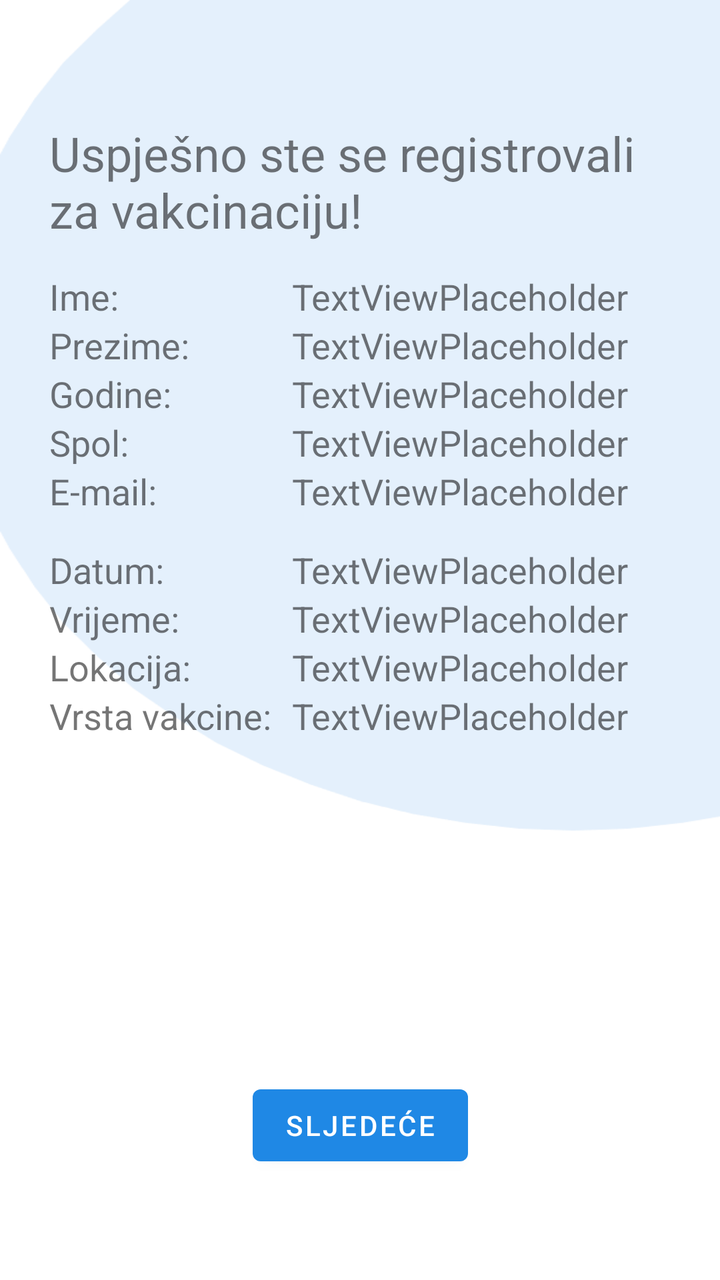
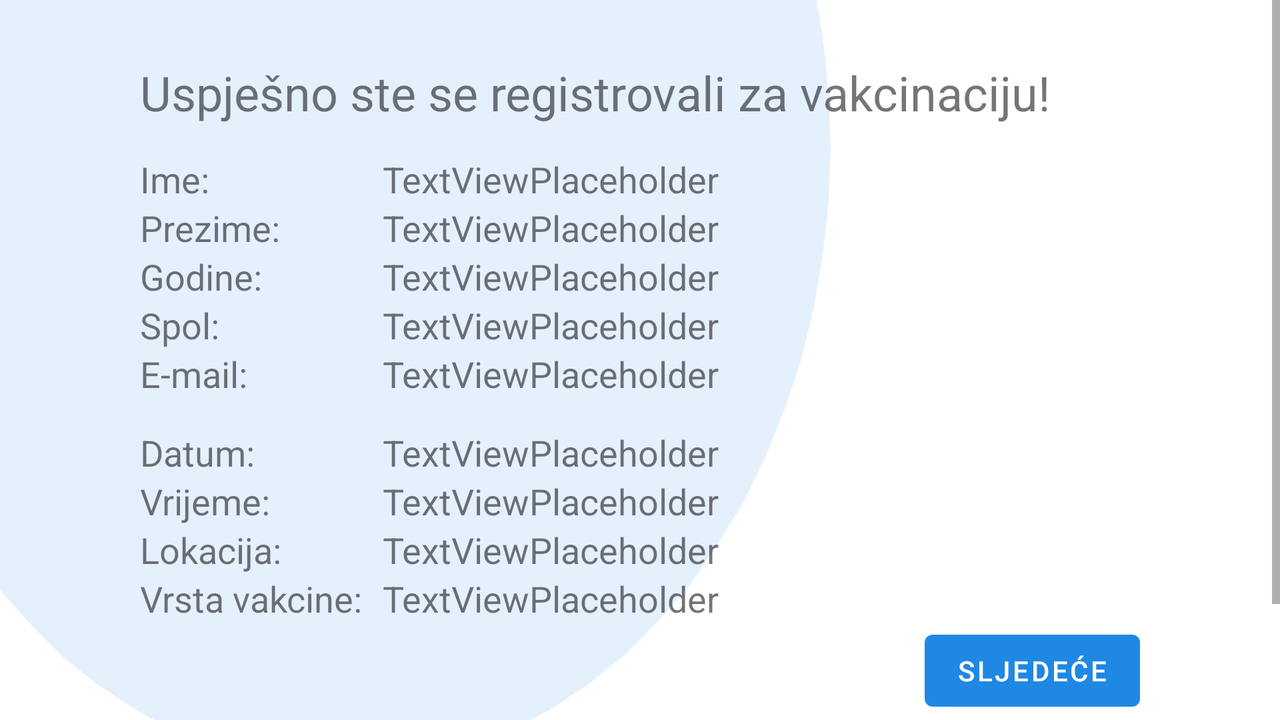

Compare how this app lays out the same screen by default and in its alternative resource folder. The renders come first, then the two layout files and the values they reference.
<!-- AndroidManifest.xml: application theme Theme.CovApp -->
<!-- res/layout/fragment_summary.xml -->
<?xml version="1.0" encoding="utf-8"?>
<androidx.constraintlayout.widget.ConstraintLayout xmlns:android="http://schemas.android.com/apk/res/android"
    xmlns:app="http://schemas.android.com/apk/res-auto"
    xmlns:tools="http://schemas.android.com/tools"
    android:layout_width="match_parent"
    android:layout_height="match_parent"
    android:background="@drawable/background_img"

    android:paddingTop="60dp"
    tools:context=".ui.registration.SummaryFragment">


    <Button
        android:id="@+id/btn_toHome"
        android:layout_width="wrap_content"
        android:layout_height="wrap_content"
        android:text="@string/next"
        app:layout_constraintBottom_toBottomOf="parent"
        app:layout_constraintEnd_toEndOf="parent"
        app:layout_constraintStart_toStartOf="parent"
        app:layout_constraintTop_toTopOf="parent"
        app:layout_constraintVertical_bias="0.9">

    </Button>

    <LinearLayout
        android:layout_width="wrap_content"
        android:layout_height="wrap_content"
        android:orientation="vertical"
        app:layout_constraintBottom_toTopOf="@+id/btn_toHome"
        app:layout_constraintEnd_toEndOf="parent"
        app:layout_constraintHorizontal_bias="0.493"
        app:layout_constraintStart_toStartOf="parent"
        app:layout_constraintTop_toTopOf="parent"
        app:layout_constraintVertical_bias="0.007">

        <TextView
            android:id="@+id/textView18"
            android:layout_width="310sp"
            android:layout_height="wrap_content"
            android:layout_marginBottom="15sp"
            android:text="@string/overview_text"
            android:textSize="24sp" />

        <TableLayout
            android:layout_width="match_parent"
            android:layout_height="340dp"
            android:shrinkColumns="1">

            <TableRow
                android:layout_width="match_parent"
                android:layout_height="match_parent">

                <TextView
                    android:id="@+id/textView19"
                    android:layout_width="wrap_content"
                    android:layout_height="wrap_content"
                    android:text="@string/overview_name"
                    android:textSize="18sp" />

                <TextView
                    android:id="@+id/summary_name"
                    android:layout_width="wrap_content"
                    android:layout_height="wrap_content"
                    android:layout_marginStart="10dp"
                    android:layout_marginLeft="10dp"
                    android:text="TextViewPlaceholder"
                    android:textSize="18sp" />
            </TableRow>

            <TableRow
                android:layout_width="match_parent"
                android:layout_height="match_parent">

                <TextView
                    android:id="@+id/textView21"
                    android:layout_width="wrap_content"
                    android:layout_height="wrap_content"
                    android:text="@string/overview_lastname"
                    android:textSize="18sp" />

                <TextView
                    android:id="@+id/summary_last_name"
                    android:layout_width="wrap_content"
                    android:layout_height="wrap_content"
                    android:layout_marginLeft="10dp"
                    android:text="TextViewPlaceholder"
                    android:textSize="18sp" />

            </TableRow>

            <TableRow
                android:layout_width="match_parent"
                android:layout_height="match_parent">

                <TextView
                    android:id="@+id/textView26"
                    android:layout_width="wrap_content"
                    android:layout_height="wrap_content"
                    android:text="@string/overview_age"
                    android:textSize="18sp" />

                <TextView
                    android:id="@+id/summary_age"
                    android:layout_width="wrap_content"
                    android:layout_height="wrap_content"
                    android:layout_marginLeft="10dp"

                    android:text="TextViewPlaceholder"
                    android:textSize="18sp" />
            </TableRow>

            <TableRow
                android:layout_width="match_parent"
                android:layout_height="match_parent">

                <TextView
                    android:id="@+id/textView28"
                    android:layout_width="wrap_content"
                    android:layout_height="wrap_content"
                    android:text="@string/overview_gender"
                    android:textSize="18sp" />

                <TextView
                    android:id="@+id/summary_gender"
                    android:layout_width="wrap_content"
                    android:layout_height="wrap_content"
                    android:layout_marginLeft="10dp"
                    android:text="TextViewPlaceholder"

                    android:textSize="18sp" />
            </TableRow>

            <TableRow
                android:layout_width="match_parent"
                android:layout_height="match_parent"
                android:layout_marginBottom="15sp">

                <TextView
                    android:id="@+id/textView29"
                    android:layout_width="wrap_content"
                    android:layout_height="wrap_content"
                    android:text="@string/overview_email"
                    android:textSize="18sp" />

                <TextView
                    android:id="@+id/summary_email"
                    android:layout_width="wrap_content"
                    android:layout_height="wrap_content"
                    android:layout_marginLeft="10dp"
                    android:text="TextViewPlaceholder"

                    android:textSize="18sp" />
            </TableRow>

            <TableRow
                android:layout_width="match_parent"
                android:layout_height="match_parent">

                <TextView
                    android:id="@+id/textView32"
                    android:layout_width="wrap_content"
                    android:layout_height="wrap_content"
                    android:text="@string/overview_date"
                    android:textSize="18sp" />

                <TextView
                    android:id="@+id/summary_date"
                    android:layout_width="wrap_content"
                    android:layout_height="wrap_content"
                    android:layout_marginLeft="10dp"
                    android:text="TextViewPlaceholder"

                    android:textSize="18sp" />
            </TableRow>

            <TableRow
                android:layout_width="match_parent"
                android:layout_height="match_parent">

                <TextView
                    android:id="@+id/textView34"
                    android:layout_width="wrap_content"
                    android:layout_height="wrap_content"
                    android:text="@string/overview_time"
                    android:textSize="18sp" />

                <TextView
                    android:id="@+id/summary_time"
                    android:layout_width="wrap_content"
                    android:layout_height="wrap_content"
                    android:layout_marginLeft="10dp"
                    android:text="TextViewPlaceholder"

                    android:textSize="18sp" />
            </TableRow>

            <TableRow
                android:layout_width="match_parent"
                android:layout_height="match_parent">

                <TextView
                    android:id="@+id/textView36"
                    android:layout_width="wrap_content"
                    android:layout_height="wrap_content"
                    android:text="@string/overview_location"
                    android:textSize="18sp" />

                <TextView
                    android:id="@+id/summary_location"
                    android:layout_width="wrap_content"
                    android:layout_height="wrap_content"
                    android:layout_marginLeft="10dp"
                    android:text="TextViewPlaceholder"

                    android:textSize="18sp" />
            </TableRow>

            <TableRow
                android:layout_width="match_parent"
                android:layout_height="match_parent">

                <TextView
                    android:id="@+id/textView38"
                    android:layout_width="wrap_content"
                    android:layout_height="wrap_content"
                    android:text="@string/overview_vaccine"
                    android:textSize="18sp" />

                <TextView
                    android:id="@+id/summary_vaccine"
                    android:layout_width="wrap_content"
                    android:layout_height="wrap_content"
                    android:layout_marginLeft="10dp"
                    android:text="TextViewPlaceholder"

                    android:textSize="18sp" />
            </TableRow>
        </TableLayout>
    </LinearLayout>

</androidx.constraintlayout.widget.ConstraintLayout>
<!-- resources referenced by this layout -->
<resources>
  <!-- drawable background_img (drawable-v24) -->
  <?xml version="1.0" encoding="utf-8"?>
  <bitmap xmlns:android="http://schemas.android.com/apk/res/android"
      android:src="@drawable/background"
      android:tileMode="disabled"
      android:dither="true">
  
  </bitmap>
  <string name="next">Sljedeće</string>
  <string name="overview_age">Godine:</string>
  <string name="overview_date">Datum: </string>
  <string name="overview_email">"E-mail: "</string>
  <string name="overview_gender">Spol: </string>
  <string name="overview_lastname">Prezime: </string>
  <string name="overview_location">Lokacija:</string>
  <string name="overview_name">Ime: </string>
  <string name="overview_text">Uspješno ste se registrovali za vakcinaciju!</string>
  <string name="overview_time">Vrijeme: </string>
  <string name="overview_vaccine">Vrsta vakcine: </string>
  <style name="Theme.CovApp" parent="Theme.MaterialComponents.DayNight.DarkActionBar">
          
          <item name="colorPrimary">@color/blue_lighter</item>
          <item name="colorPrimaryVariant">@color/blue_darker</item>
          <item name="colorOnPrimary">@color/white</item>
          
          <item name="colorSecondary">@color/teal_200</item>
          <item name="colorSecondaryVariant">@color/teal_700</item>
          <item name="colorOnSecondary">@color/black</item>
          
          <item name="android:statusBarColor" tools:targetApi="l">?attr/colorPrimaryVariant</item>
          
      </style>
  <!-- drawable background: png bitmap (drawable-v24, 7613 bytes) -->
  <color name="blue_lighter">#1f88e5</color>
  <color name="blue_darker">#1665c0</color>
  <color name="white">#FFFFFFFF</color>
  <color name="teal_200">#FF03DAC5</color>
  <color name="teal_700">#FF018786</color>
  <color name="black">#FF000000</color>
</resources>
<!-- res/layout-land/fragment_summary.xml (the repository's variant of the layout above) -->
<!-- drawn on the phone turned sideways -->
<?xml version="1.0" encoding="utf-8"?>
<androidx.constraintlayout.widget.ConstraintLayout xmlns:android="http://schemas.android.com/apk/res/android"
    xmlns:app="http://schemas.android.com/apk/res-auto"
    xmlns:tools="http://schemas.android.com/tools"
    android:layout_width="match_parent"
    android:layout_height="match_parent"
    android:background="@drawable/background_img_r"

    tools:context=".ui.registration.SummaryFragment">


    <ScrollView
        android:layout_width="match_parent"
        android:layout_height="match_parent"
        app:layout_constraintBottom_toBottomOf="parent"
        app:layout_constraintTop_toTopOf="parent"
        tools:layout_editor_absoluteX="1dp">

        <LinearLayout
            android:layout_width="match_parent"
            android:layout_height="match_parent"
            android:layout_marginTop="30sp"
            android:gravity="center_horizontal"
            android:orientation="vertical">

            <LinearLayout
                android:layout_width="500dp"
                android:layout_height="369dp"
                android:layout_marginBottom="30sp"
                android:gravity="end"
                android:orientation="vertical">

                <LinearLayout
                    android:layout_width="match_parent"
                    android:layout_height="wrap_content"
                    android:orientation="vertical">

                    <TextView
                        android:id="@+id/textView18"
                        android:layout_width="match_parent"
                        android:layout_height="wrap_content"
                        android:layout_marginBottom="15sp"
                        android:text="@string/overview_text"
                        android:textSize="24sp" />

                    <LinearLayout
                        android:layout_width="wrap_content"
                        android:layout_height="wrap_content"
                        android:orientation="horizontal">

                        <TableLayout
                            android:layout_width="510dp"
                            android:layout_height="wrap_content">

                            <TableRow
                                android:layout_width="486dp"
                                android:layout_height="match_parent">

                                <TextView
                                    android:id="@+id/textView19"
                                    android:layout_width="wrap_content"
                                    android:layout_height="wrap_content"
                                    android:text="@string/overview_name"
                                    android:textSize="18sp" />

                                <TextView
                                    android:id="@+id/summary_name"
                                    android:layout_width="wrap_content"
                                    android:layout_height="wrap_content"
                                    android:layout_marginStart="10dp"
                                    android:layout_marginLeft="10dp"
                                    android:text="TextViewPlaceholder"
                                    android:textSize="18sp" />
                            </TableRow>

                            <TableRow
                                android:layout_width="match_parent"
                                android:layout_height="match_parent">

                                <TextView
                                    android:id="@+id/textView21"
                                    android:layout_width="wrap_content"
                                    android:layout_height="wrap_content"
                                    android:text="@string/overview_lastname"
                                    android:textSize="18sp" />

                                <TextView
                                    android:id="@+id/summary_last_name"
                                    android:layout_width="wrap_content"
                                    android:layout_height="wrap_content"
                                    android:layout_marginLeft="10dp"
                                    android:text="TextViewPlaceholder"
                                    android:textSize="18sp" />

                            </TableRow>

                            <TableRow
                                android:layout_width="match_parent"
                                android:layout_height="match_parent">

                                <TextView
                                    android:id="@+id/textView26"
                                    android:layout_width="wrap_content"
                                    android:layout_height="wrap_content"
                                    android:text="@string/overview_age"
                                    android:textSize="18sp" />

                                <TextView
                                    android:id="@+id/summary_age"
                                    android:layout_width="wrap_content"
                                    android:layout_height="wrap_content"
                                    android:layout_marginLeft="10dp"

                                    android:text="TextViewPlaceholder"
                                    android:textSize="18sp" />
                            </TableRow>

                            <TableRow
                                android:layout_width="match_parent"
                                android:layout_height="match_parent">

                                <TextView
                                    android:id="@+id/textView28"
                                    android:layout_width="wrap_content"
                                    android:layout_height="wrap_content"
                                    android:text="@string/overview_gender"
                                    android:textSize="18sp" />

                                <TextView
                                    android:id="@+id/summary_gender"
                                    android:layout_width="wrap_content"
                                    android:layout_height="wrap_content"
                                    android:layout_marginLeft="10dp"
                                    android:text="TextViewPlaceholder"

                                    android:textSize="18sp" />
                            </TableRow>

                            <TableRow
                                android:layout_width="match_parent"
                                android:layout_height="match_parent"
                                android:layout_marginBottom="15sp">

                                <TextView
                                    android:id="@+id/textView29"
                                    android:layout_width="wrap_content"
                                    android:layout_height="wrap_content"
                                    android:text="@string/overview_email"
                                    android:textSize="18sp" />

                                <TextView
                                    android:id="@+id/summary_email"
                                    android:layout_width="wrap_content"
                                    android:layout_height="wrap_content"
                                    android:layout_marginLeft="10dp"
                                    android:text="TextViewPlaceholder"

                                    android:textSize="18sp" />
                            </TableRow>

                            <TableRow
                                android:layout_width="match_parent"
                                android:layout_height="match_parent">

                                <TextView
                                    android:id="@+id/textView32"
                                    android:layout_width="wrap_content"
                                    android:layout_height="wrap_content"
                                    android:text="@string/overview_date"
                                    android:textSize="18sp" />

                                <TextView
                                    android:id="@+id/summary_date"
                                    android:layout_width="373dp"
                                    android:layout_height="wrap_content"
                                    android:layout_marginLeft="10dp"
                                    android:text="TextViewPlaceholder"

                                    android:textSize="18sp" />
                            </TableRow>

                            <TableRow
                                android:layout_width="492dp"
                                android:layout_height="match_parent">

                                <TextView
                                    android:id="@+id/textView34"
                                    android:layout_width="wrap_content"
                                    android:layout_height="wrap_content"
                                    android:text="@string/overview_time"
                                    android:textSize="18sp" />

                                <TextView
                                    android:id="@+id/summary_time"
                                    android:layout_width="wrap_content"
                                    android:layout_height="wrap_content"
                                    android:layout_marginLeft="10dp"
                                    android:text="TextViewPlaceholder"

                                    android:textSize="18sp" />
                            </TableRow>

                            <TableRow
                                android:layout_width="match_parent"
                                android:layout_height="match_parent">

                                <TextView
                                    android:id="@+id/textView36"
                                    android:layout_width="wrap_content"
                                    android:layout_height="wrap_content"
                                    android:text="@string/overview_location"
                                    android:textSize="18sp" />

                                <TextView
                                    android:id="@+id/summary_location"
                                    android:layout_width="wrap_content"
                                    android:layout_height="wrap_content"
                                    android:layout_marginLeft="10dp"
                                    android:text="TextViewPlaceholder"

                                    android:textSize="18sp" />
                            </TableRow>

                            <TableRow
                                android:layout_width="match_parent"
                                android:layout_height="match_parent">

                                <TextView
                                    android:id="@+id/textView38"
                                    android:layout_width="wrap_content"
                                    android:layout_height="wrap_content"
                                    android:text="@string/overview_vaccine"
                                    android:textSize="18sp" />

                                <TextView
                                    android:id="@+id/summary_vaccine"
                                    android:layout_width="wrap_content"
                                    android:layout_height="wrap_content"
                                    android:layout_marginLeft="10dp"
                                    android:text="TextViewPlaceholder"

                                    android:textSize="18sp" />
                            </TableRow>
                        </TableLayout>
                    </LinearLayout>


                </LinearLayout>


                <Button
                    android:id="@+id/btn_toHome"
                    android:layout_width="wrap_content"
                    android:layout_height="wrap_content"
                    android:text="@string/next"></Button>

            </LinearLayout>

        </LinearLayout>
    </ScrollView>

</androidx.constraintlayout.widget.ConstraintLayout>
<!-- resources referenced by the variant -->
<!-- as the phone turned sideways resolves them -->
<resources>
  <!-- drawable background_img_r (drawable-v24) -->
  <?xml version="1.0" encoding="utf-8"?>
  <bitmap xmlns:android="http://schemas.android.com/apk/res/android"
      android:src="@drawable/background_r"
      android:tileMode="disabled"
      android:dither="true">
  
  </bitmap>
  <string name="next">Sljedeće</string>
  <string name="overview_age">Godine:</string>
  <string name="overview_date">Datum: </string>
  <string name="overview_email">"E-mail: "</string>
  <string name="overview_gender">Spol: </string>
  <string name="overview_lastname">Prezime: </string>
  <string name="overview_location">Lokacija:</string>
  <string name="overview_name">Ime: </string>
  <string name="overview_text">Uspješno ste se registrovali za vakcinaciju!</string>
  <string name="overview_time">Vrijeme: </string>
  <string name="overview_vaccine">Vrsta vakcine: </string>
  <style name="Theme.CovApp" parent="Theme.MaterialComponents.DayNight.DarkActionBar">
          
          <item name="colorPrimary">@color/blue_lighter</item>
          <item name="colorPrimaryVariant">@color/blue_darker</item>
          <item name="colorOnPrimary">@color/white</item>
          
          <item name="colorSecondary">@color/teal_200</item>
          <item name="colorSecondaryVariant">@color/teal_700</item>
          <item name="colorOnSecondary">@color/black</item>
          
          <item name="android:statusBarColor" tools:targetApi="l">?attr/colorPrimaryVariant</item>
          
      </style>
  <!-- drawable background_r: png bitmap (drawable-v24, 6608 bytes) -->
  <color name="blue_lighter">#1f88e5</color>
  <color name="blue_darker">#1665c0</color>
  <color name="white">#FFFFFFFF</color>
  <color name="teal_200">#FF03DAC5</color>
  <color name="teal_700">#FF018786</color>
  <color name="black">#FF000000</color>
</resources>
